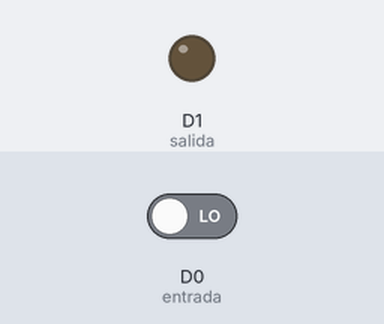
Simulated run of this sketch. Board: ESP8266 (NodeMCU). Shown: output pins drawn as LEDs (lit = HIGH). Inputs (shaded band) come from the test bench; at power-on: D0 (entrada) LOW.

Above: at 1.2 s.
1.3 s: D0 (entrada) driven HIGH
At 2.3 s:
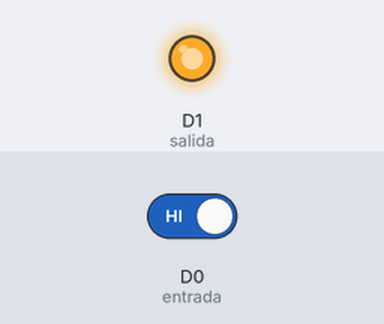
2.8 s: D0 (entrada) driven LOW
At 3.5 s:
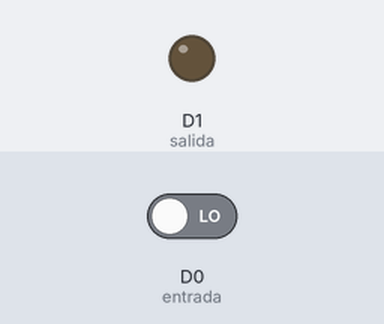
Timing chart, 0 to 5.8 s (numbered marks = the images above; inputs shaded):
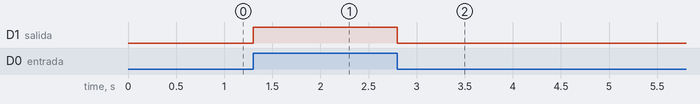

Measured:
- after the input at 1.3 s, D1 (salida): LOW → HIGH at once
- after the input at 2.8 s, D1 (salida): HIGH → LOW at once

The sketch:

NODEMCU_ESPNOW_previo.ino
```cpp
int entrada = D0;
int salida = D1;

void setup() {
  pinMode(entrada,INPUT);
  pinMode(salida,OUTPUT);
}

void loop() {
  digitalWrite(salida,digitalRead(entrada));

}
```
